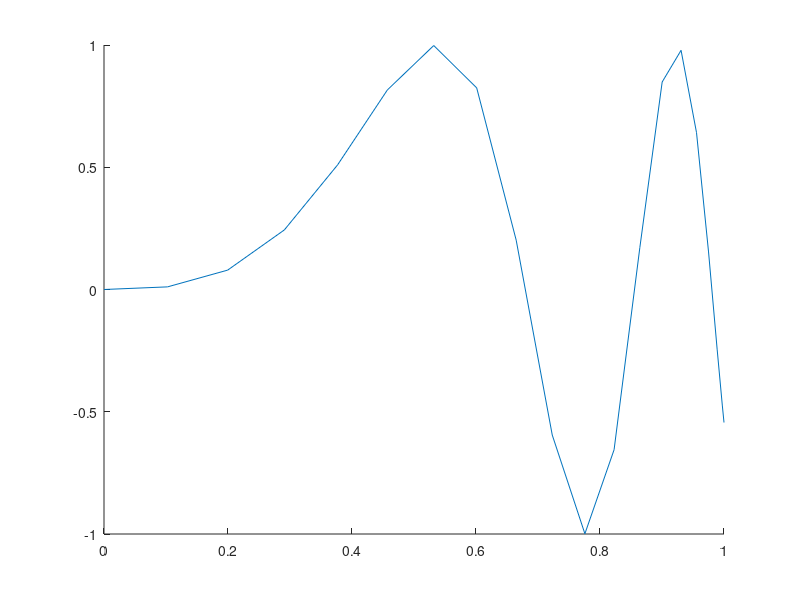

Source code (MATLAB): (Note: this script raises an error after producing the figure.)
function dbsnake
% ! %%%%%%%%%%%%%%%%%%%%%%%%%%%%%%%%%%%%%%%%%%%%%%%%%%%%%%%%%%%%%%%%%%%%%%%%%%%%%
% !
% ! IMSL name:  dbsnak (double precision version)
% !
% ! purpose:    compute the `not-a-knot' spline knot sequence.
% !
% ! usage:      call dbsnak(ndata, xdata, korder, xknot)
% !
% ! %%%%%%%%%%%%%%%%%%%%%%%%%%%%%%%%%%%%%%%%%%%%%%%%%%%%%%%%%%%%%%%%%%%%%%%%%%%%%
ndata = 20;
kmin = 3;
kmax = 8;

DEBUG = 1;

xdata = zeros(1,ndata);
fdata = zeros(1,ndata);

for i = 1:ndata
    xt = (i-1)/(ndata-1);
    xdata(ndata-i+1) = t(xt);
end

xdata(1) = 0;

for i = 1:ndata
    fdata(i) = f(xdata(i));
end


if DEBUG
    figure; hold on;
    plot(xdata,fdata)
end
fprintf(' korder   max diff\n');
for k=kmin:kmax
    korder = k;
    % gen knots
    xknot = dbsnak(ndata,xdata,korder);
    % interpolate
    bscoef = dbsint(ndata, xdata, fdata, korder, xknot);
   
    difmax = 0;
    for i = 1:100
        xt = (i-1)/99.1;
        
        % evaluate spline
        st = dbsval(xt,korder,xknot,ndata,bscoef);
        ft = f(xt);
        dif = abs(ft-st);
        if DEBUG
            plot(xt,st,'ko')
        end
        % compute max diff
        
        difmax = max(dif,difmax);
        
    end
   
    fprintf('%i    %9.4f   \n',korder,difmax)
end
    
    function f=f(x)
        f=sin(10*x*x*x);
    end


    function t=t(x)
        t = 1-x*x;
    end
end


% !  korder     maximum difference
% !
% !    3        0.0081
% !    4        0.0026
% !    5        0.0004
% !    6        0.0008
% !    7        0.0010
% !    8        0.0004
